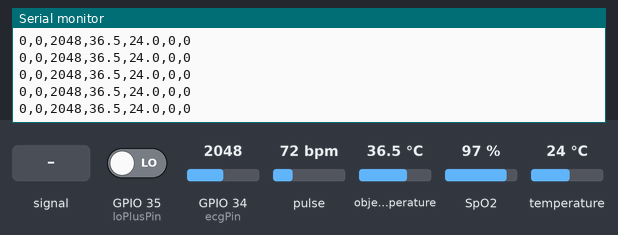
Simulated run of this sketch. Board: ESP32. Shown: the last lines printed to the serial monitor. Wiring (inferred from the names in the program): MLX90614 thermometer at I2C address 0x5A. Inputs (shaded band) come from the test bench; at power-on: pulse 72 bpm, GPIO 34 (ecgPin) = 2048, object temperature 36.5 °C, GPIO 35 (loPlusPin) LOW, SpO2 97 %, temperature 24 °C.

Above: at 1.2 s.
1.3 s: pulse set to 158 bpm
At 3.6 s:
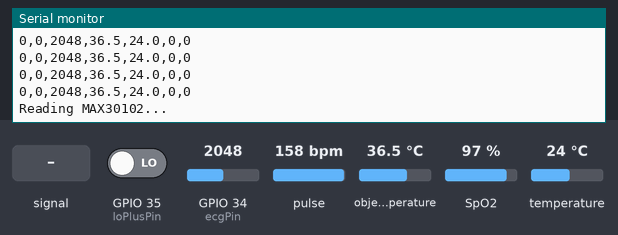
6.5 s: pulse set to 42 bpm
At 9.4 s:
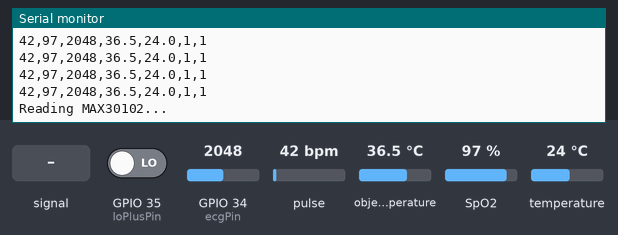
12.4 s: GPIO 34 (ecgPin) fed a 200 Hz sine of ±327 counts around its level
13.9 s: GPIO 34 (ecgPin) set to 2866
At 15.3 s:
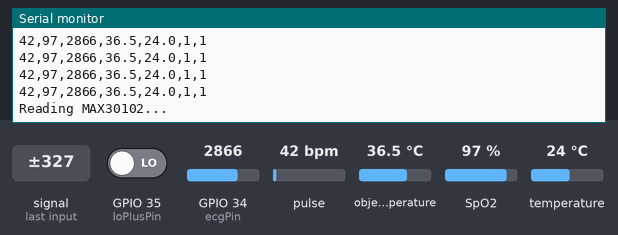
15.4 s: GPIO 34 (ecgPin) fed a 1000 Hz sine of ±1023 counts around its level
16.9 s: object temperature set to 20 °C
At 18.7 s:
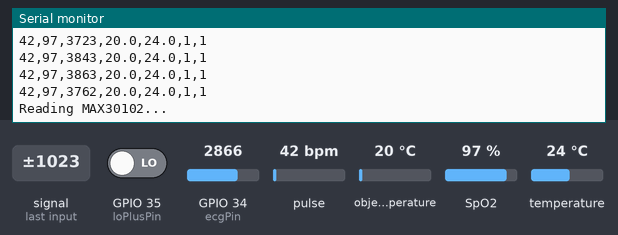
Timing chart, 0 to 19.4 s (numbered marks = the images above; inputs shaded):
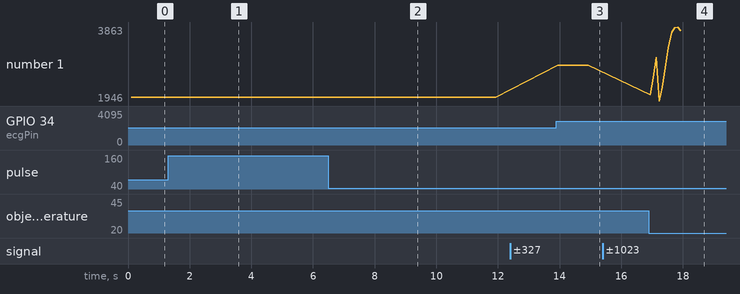

Measured:
- after the input at 6.5 s, the serial monitor: prints a new line after 1.4 s (image 2)
- after the input at 13.9 s, the serial monitor: prints a new line at once (image 3)
- after the input at 16.9 s, the serial monitor: prints a new line at once (image 4)
- plotted number 1: 2048 → 2866 after the input at 13.9 s

The sketch:

esp.ino
```cpp
#include <Wire.h>
#include "MAX30105.h"
#include "spo2_algorithm.h"
#include <Adafruit_MLX90614.h>

MAX30105 particleSensor;
Adafruit_MLX90614 mlx = Adafruit_MLX90614();

const int ecgPin = 34;
const int loPlusPin = 35;
const int loMinusPin = 32;

uint32_t irBuffer[100];
uint32_t redBuffer[100];
int32_t spo2;
int8_t validSPO2;
int32_t heartRate;
int8_t validHeartRate;

int ecgValue = 0;
float tempObject = 0.0;
float tempAmbient = 0.0;

const int filterSize = 5;
int hrHistory[filterSize] = {0};
int hrIndex = 0;
int filteredHR = 0;

unsigned long lastSensorRead = 0;
const int sensorReadInterval = 20;
unsigned long lastPrintTime = 0;
const int printInterval = 100;
unsigned long lastMAX30102Read = 0;
const int max30102Interval = 3000;

void setup() {
  Serial.begin(115200);
  Serial.println("Starting...");

  Wire.begin(21, 22);

  Wire1.begin(33, 32);

  if (!particleSensor.begin(Wire, I2C_SPEED_FAST)) {
    Serial.println("MAX30102 not found!");
  } else {
    Serial.println("MAX30102 OK");
    particleSensor.setup(60, 8, 2, 400, 215, 4096);
    particleSensor.setPulseAmplitudeRed(0x0A);
    particleSensor.setPulseAmplitudeIR(0x1F);
  }

  mlx.begin();

  pinMode(ecgPin, INPUT);
  pinMode(loPlusPin, INPUT);
  pinMode(loMinusPin, INPUT);

  Serial.println("Ready!");
}

void loop() {
  unsigned long currentTime = millis();

  if (currentTime - lastSensorRead >= sensorReadInterval) {
    lastSensorRead = currentTime;

    if (digitalRead(loPlusPin) == 1 || digitalRead(loMinusPin) == 1) {
      ecgValue = 2048;
    } else {
      ecgValue = analogRead(ecgPin);
    }

    readMLX90614();
  }

  if (currentTime - lastMAX30102Read >= max30102Interval) {
    lastMAX30102Read = currentTime;
    readMAX30102();
  }

  if (currentTime - lastPrintTime >= printInterval) {
    lastPrintTime = currentTime;

    int displayHR = (filteredHR > 0) ? filteredHR : heartRate;

    Serial.print(displayHR);
    Serial.print(",");
    Serial.print(spo2);
    Serial.print(",");
    Serial.print(ecgValue);
    Serial.print(",");
    Serial.print(tempObject, 1);
    Serial.print(",");
    Serial.print(tempAmbient, 1);
    Serial.print(",");
    Serial.print(validHeartRate);
    Serial.print(",");
    Serial.println(validSPO2);
  }
}

void readMLX90614() {
  uint8_t address = 0x5A;

  Wire1.beginTransmission(address);
  Wire1.write(0x07);
  if (Wire1.endTransmission(false) != 0) {
    tempObject = 0;
    tempAmbient = 0;
    return;
  }

  Wire1.requestFrom(address, (uint8_t)3);
  if (Wire1.available() >= 3) {
    uint16_t data = Wire1.read();
    data |= (Wire1.read() << 8);
    Wire1.read();
    tempObject = (data * 0.02) - 273.15;
  }

  Wire1.beginTransmission(address);
  Wire1.write(0x06);
  Wire1.endTransmission(false);
  Wire1.requestFrom(address, (uint8_t)3);

  if (Wire1.available() >= 3) {
    uint16_t data = Wire1.read();
    data |= (Wire1.read() << 8);
    Wire1.read();
    tempAmbient = (data * 0.02) - 273.15;
  }
}

void readMAX30102() {
  Serial.println("Reading MAX30102...");

  for (byte i = 0; i < 100; i++) {
    while (particleSensor.available() == false) {
      particleSensor.check();
      delay(1);
    }

    redBuffer[i] = particleSensor.getRed();
    irBuffer[i] = particleSensor.getIR();
    particleSensor.nextSample();
  }

  maxim_heart_rate_and_oxygen_saturation(irBuffer, 100, redBuffer,
                                         &spo2, &validSPO2,
                                         &heartRate, &validHeartRate);

  if (heartRate > 150 || heartRate < 40) {
    validHeartRate = 0;
    heartRate = 0;
  }

  if (spo2 > 100 || spo2 < 70) {
    validSPO2 = 0;
    spo2 = 0;
  }

  if (validHeartRate && heartRate > 0) {
    hrHistory[hrIndex] = heartRate;
    hrIndex = (hrIndex + 1) % filterSize;

    int sum = 0;
    int count = 0;
    for (int i = 0; i < filterSize; i++) {
      if (hrHistory[i] > 0) {
        sum += hrHistory[i];
        count++;
      }
    }

    if (count > 0) {
      filteredHR = sum / count;
    }
  }

  if (validHeartRate && validSPO2) {
    Serial.print("Heart Rate: ");
    Serial.print(filteredHR);
    Serial.print(" bpm, SpO2: ");
    Serial.print(spo2);
    Serial.println("%");
  } else {
    Serial.println("Poor signal - adjust finger");
  }
}
```
